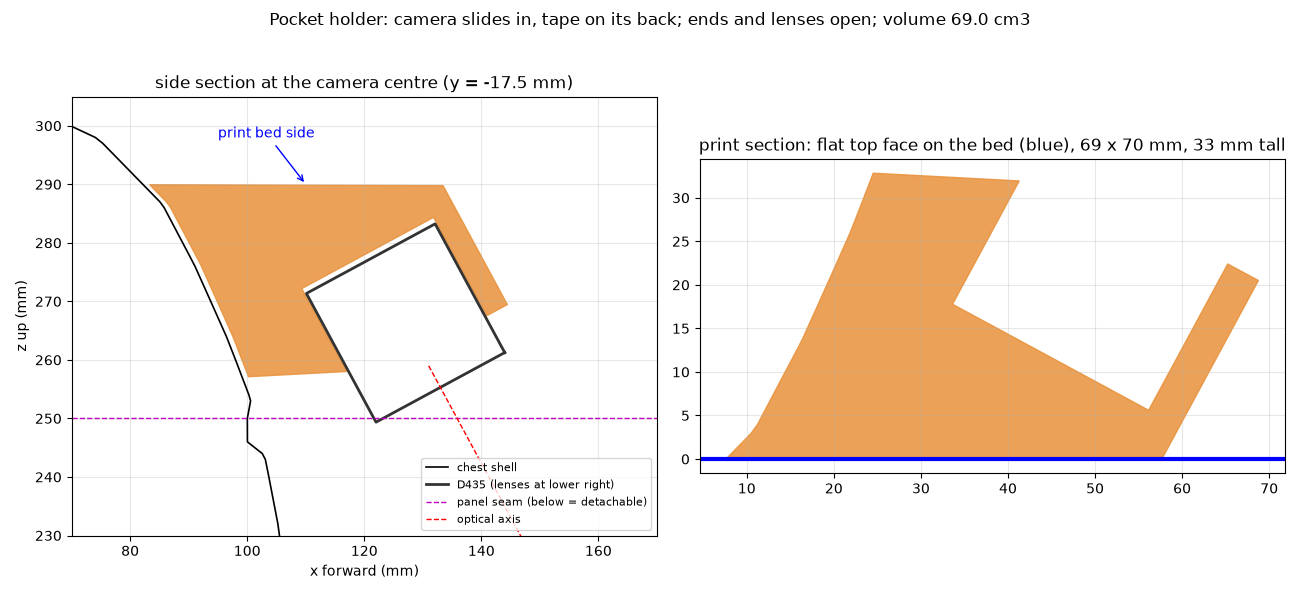

Python code for this plot:
"""C-pocket chest mount for the Hiking camera pose (user sketch, 2026-11-16): a straight prism along the camera's length
that wraps the D435's back face, most of its top face (lip) and the rear part of its bottom face, and fills down to the
chest. Open at the front (lenses) and at both ends (the camera's side vents). The camera slides in snugly and is held by
VHB tape on its back face. Printed upside down: the flat top face on the bed, so nothing overhangs.

    python pocket_mount.py   # writes pocket_mount_hiking_print.stl, pocket_mount_hiking_robot_frame.stl, pocket_mount.png,
                             # pocket_mount_summary.json
"""
import json, math, os
import numpy as np
import trimesh
import manifold3d as mf
from build_mount import heightfield_solid, to_trimesh, interp_shell, TAPE, HERE

PITCH = 61.6                         # optical axis, deg below horizontal (Hiking training pose)
O = np.array([131.0, 0.0, 259.0])    # depth origin (left imager) on torso_link, mm
GLASS = 4.2                          # depth origin behind the front glass
CAM_W, CAM_H, CAM_D = 90.0, 25.0, 25.0
CASE_Y = -17.5                       # case centre (left imager on the robot centreline)
LENGTH = 70.0                        # holder length along y, centred on the camera (camera ends stick out 10 mm each side)
FIT = 0.3                            # clearance on the camera's top and bottom faces (snug slide fit)
WALL = 4.0                           # back wall and lip thickness
LIP = 18.0                           # lip covers the top face this far from the back edge (7 mm short of the glass)
BOTTOM = 15.0                        # bottom support covers the bottom face this far from the back edge
Z_TOP = 290.0                        # flat top face (the print bed face)
Z_LOW, X_BACK = 255.0, 60.0          # bottom face runs from the bottom support's tip back to (X_BACK, Z_LOW) behind the chest

t = math.radians(PITCH)
a = np.array([math.cos(t), -math.sin(t)])            # x-z: optical axis
u = np.array([math.sin(t), math.cos(t)])             # x-z: camera up
C = np.array([O[0], O[2]]) + (GLASS - CAM_D / 2) * a  # case centre (x, z)


def cam(pa, pu):                                     # camera-local (along axis, along up) -> robot (x, z)
    return C + pa * a + pu * u


hb, hh = CAM_D / 2, CAM_H / 2
back_out = -hb - TAPE - WALL                          # outer back of the back wall
lip_out = hh + FIT + WALL
pts = [cam(back_out, lip_out), cam(-hb + LIP, lip_out), cam(-hb + LIP, hh + FIT),            # lip
       cam(back_out, -hh - FIT), cam(-hb + BOTTOM, -hh - FIT),                                 # back wall bottom, bottom tip
       (X_BACK, Z_TOP), (X_BACK, Z_LOW)]
outer = mf.CrossSection.hull_points([tuple(map(float, p)) for p in pts])
top_clip = mf.CrossSection.square([400.0, 400.0]).translate([-100.0, Z_TOP - 400.0])          # keep z <= Z_TOP
cavity = mf.CrossSection.hull_points([tuple(map(float, p)) for p in (
    cam(-hb - TAPE, -hh - FIT), cam(-hb - TAPE, hh + FIT), cam(80.0, hh + FIT), cam(80.0, -hh - FIT))])   # open to the front
prof2d = (outer ^ top_clip) - cavity
# extrude along +z of the cross-section, then map (X, Y, Z) -> (x = X, y = Z, z = Y) with the y range centred
solid = prof2d.extrude(LENGTH)
y0 = CASE_Y - LENGTH / 2
Mxyz = [[1, 0, 0, 0], [0, 0, 1, y0], [0, 1, 0, 0]]                     # rows: x = X ; y = Z + y0 ; z = Y
solid = solid.transform(Mxyz)
if solid.volume() < 0:
    raise SystemExit("bad orientation")

d = np.load(os.path.join(HERE, "shell_heightmap.npz"))
ys, zs, X = d["ys"], d["zs"], d["X"]; seam_hi = d["seam_hi"]
gy = np.arange(y0 - 3, y0 + LENGTH + 3.01, 0.5); gz = np.arange(Z_LOW - 30, Z_TOP + 3.01, 0.5)
GY, GZ = np.meshgrid(gy, gz)
shell = interp_shell(ys, zs, X, GY, GZ)
assert np.all(shell > 40), "shell heightmap does not cover the holder"
robot = heightfield_solid(gy, gz, np.full_like(shell, 0.0), shell + TAPE)
tm = to_trimesh(solid - robot)
tm = max(tm.split(only_watertight=False), key=lambda c: c.volume)

# checks
V = tm.vertices
sh = interp_shell(ys, zs, X, V[:, 1], V[:, 2]) + TAPE
contact = V[np.abs(V[:, 0] - sh) < 0.3]
margin = float((contact[:, 2] - np.interp(contact[:, 1], ys, seam_hi)).min())
a3 = np.array([a[0], 0.0, a[1]])
ahead = float(np.max((V - O) @ a3))                   # most forward point along the optical axis vs the depth origin
pr = tm.copy(); pr.apply_transform(trimesh.transformations.rotation_matrix(math.pi, [1, 0, 0]))   # top face on the bed
pr.apply_translation(-pr.bounds[0])
nz = pr.face_normals[:, 2]; cz = pr.triangles_center[:, 2]
down = (nz < -1e-3) & (cz > 0.3)
worst = float(np.degrees(np.arcsin(np.clip(-nz[down], 0, 1))).max()) if down.any() else 0.0   # 0 = vertical wall, 90 = ceiling
over45 = float(pr.area_faces[(nz < -math.cos(math.radians(45))) & (cz > 0.3)].sum()) / 100.0
back_area = LENGTH * CAM_H / 100.0
info = dict(volume_cm3=round(tm.volume / 1000, 1), mass_g_pla_100pct=round(tm.volume / 1000 * 1.24),
            watertight=bool(tm.is_watertight), print_size_mm=np.round(pr.extents, 1).tolist(),
            worst_downward_face_deg_from_vertical=round(worst, 1), overhang_over_45deg_cm2=round(over45, 2),
            chest_contact_z_mm=[round(float(contact[:, 2].min()), 1), round(float(contact[:, 2].max()), 1)],
            chest_contact_min_above_seam_mm=round(margin, 1), camera_back_tape_area_cm2=round(back_area, 1),
            lip_covers_top_face_mm=LIP, bottom_covers_bottom_face_mm=BOTTOM, fit_clearance_mm=FIT, tape_gap_back_mm=TAPE,
            most_forward_point_vs_depth_origin_mm=round(ahead, 1), bounds_robot_mm=np.round(tm.bounds, 1).tolist())
tm.export(os.path.join(HERE, "pocket_mount_hiking_robot_frame.stl"))
pr.export(os.path.join(HERE, "pocket_mount_hiking_print.stl"))
json.dump(info, open(os.path.join(HERE, "pocket_mount_summary.json"), "w"), indent=1)
print(json.dumps(info, indent=1))

import matplotlib; matplotlib.use("Agg")
import matplotlib.pyplot as plt
fig, ax = plt.subplots(1, 2, figsize=(13, 6))
A = ax[0]
for e in tm.section(plane_origin=[0, CASE_Y, 0], plane_normal=[0, 1, 0]).discrete:
    A.fill(e[:, 0], e[:, 2], color="#e8913a", alpha=0.85)
zz = np.arange(200, 305, 0.5)
A.plot(interp_shell(ys, zs, X, np.full_like(zz, CASE_Y), zz), zz, "k-", lw=1.2, label="chest shell")
box = [cam(sa * hb, sb * hh) for sa, sb in ((1, 1), (1, -1), (-1, -1), (-1, 1), (1, 1))]
A.plot([p[0] for p in box], [p[1] for p in box], "-", color="#333", lw=2, label="D435 (lenses at lower right)")
A.axhline(float(np.interp(CASE_Y, ys, seam_hi)), color="m", ls="--", lw=1, label="panel seam (below = detachable)")
A.plot([O[0], O[0] + 60 * a[0]], [O[2], O[2] + 60 * a[1]], "r--", lw=1, label="optical axis")
A.annotate("print bed side", xy=(110, Z_TOP), xytext=(95, 298), arrowprops=dict(arrowstyle="->", color="b"), color="b")
A.set_aspect("equal"); A.set_xlim(70, 170); A.set_ylim(230, 305); A.grid(alpha=0.3); A.legend(loc="lower right", fontsize=8)
A.set_title("side section at the camera centre (y = %.1f mm)" % CASE_Y); A.set_xlabel("x forward (mm)"); A.set_ylabel("z up (mm)")
B = ax[1]
for e in pr.section(plane_origin=[0, pr.extents[1] / 2, 0], plane_normal=[0, 1, 0]).discrete:
    B.fill(e[:, 0], e[:, 2], color="#e8913a", alpha=0.85)
B.axhline(0, color="b", lw=3)
B.set_aspect("equal"); B.grid(alpha=0.3)
B.set_title("print section: flat top face on the bed (blue), %.0f x %.0f mm, %.0f mm tall" % tuple(pr.extents[[0, 1, 2]]))
fig.suptitle("Pocket holder: camera slides in, tape on its back; ends and lenses open; volume %.1f cm3" % info["volume_cm3"])
fig.tight_layout(); fig.savefig(os.path.join(HERE, "pocket_mount.png"), dpi=100)
